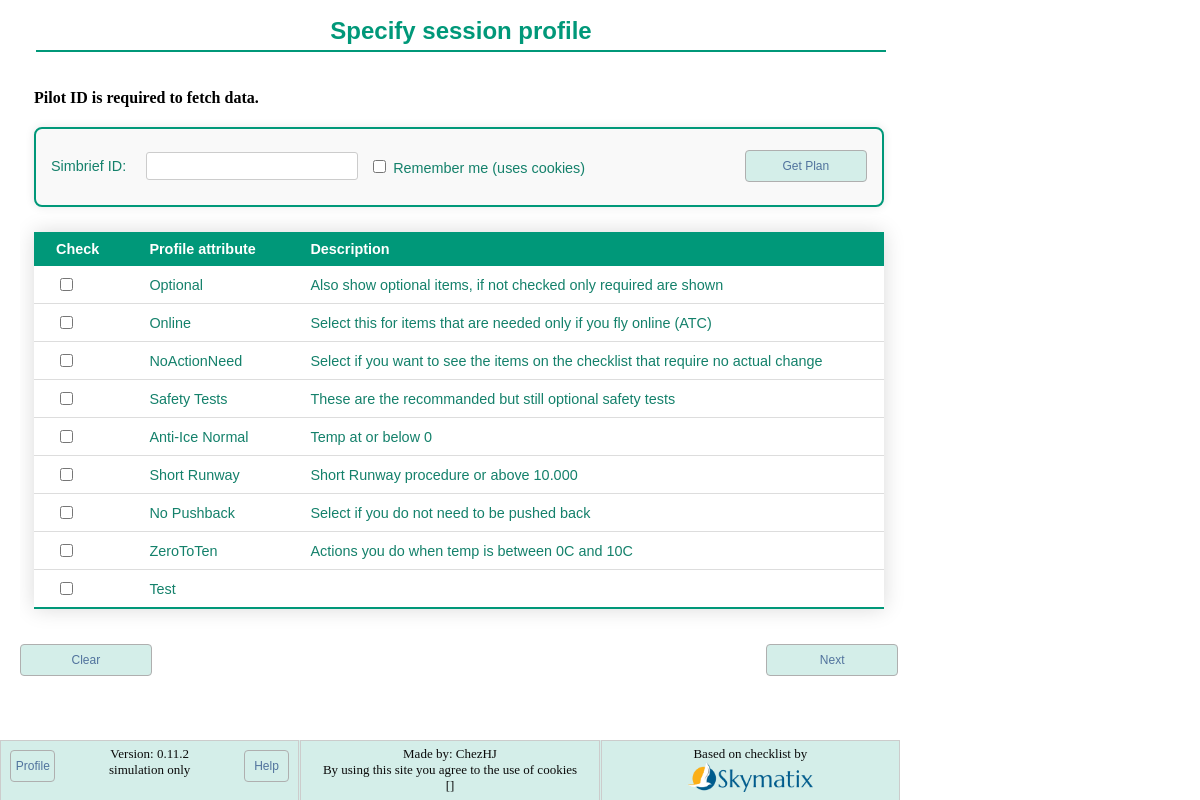
The app's page /, older data.
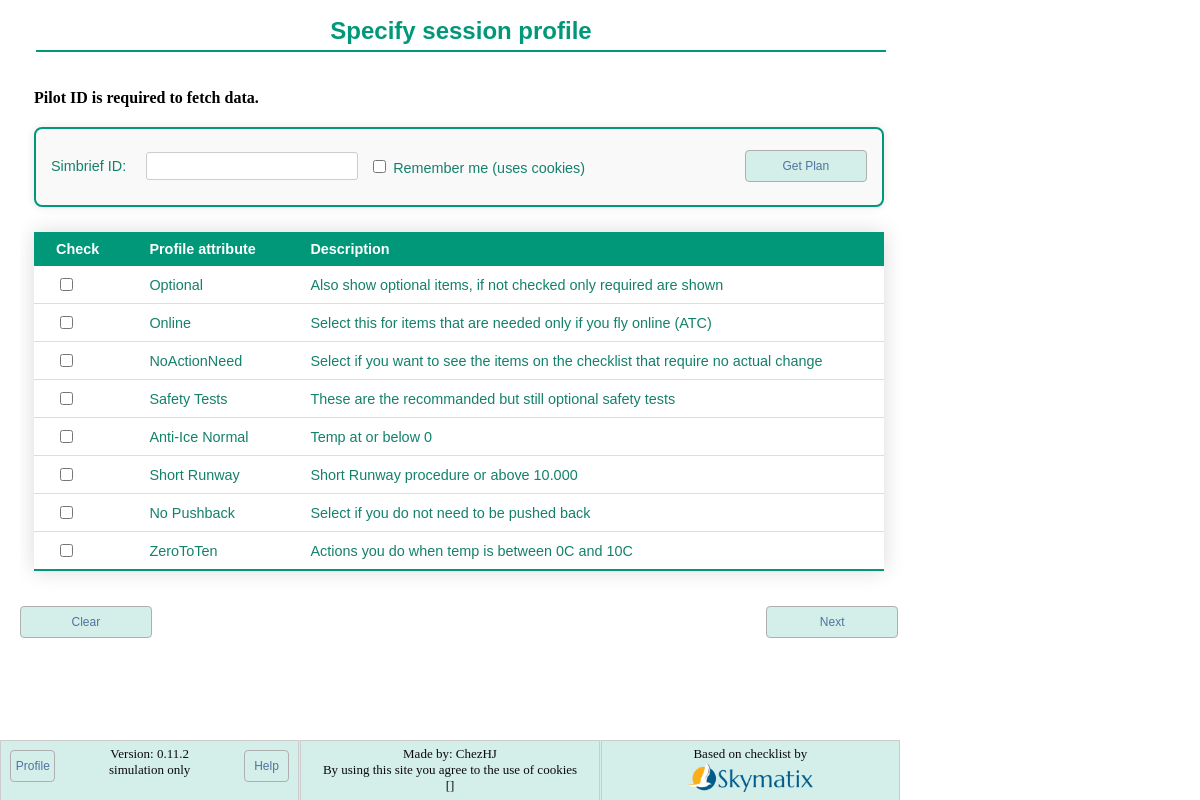
The same page, newer data.
### checklist/models.py (models this page shows, shortened)
class Attribute(models.Model):
    title = models.CharField(max_length=30)
    order = models.PositiveIntegerField()
    description = models.TextField(blank=True)
    show = models.BooleanField(default="True")
    over_ruled_by = models.ForeignKey(
        "self", on_delete=models.SET_NULL, blank=True, null=True
    )
    btn_color = ColorField(default="#194D33")

### checklist/views.py (the view, shortened to what this page needs)
# urls.py: path("", views.profile_view, name="start"),
def profile_view(request):
    if request.method == "POST":
        if "Clean" in request.POST:
            print("Cleaning session")
            request.session.flush()
    simbrief_pilot_id = request.COOKIES.get("simbrief_pilot_id")
    if not simbrief_pilot_id and "simbrief_id" in request.POST:
        simbrief_pilot_id = request.POST["simbrief_id"]
    simbrief = SimBrief(simbrief_pilot_id)
    simbrief.fetch_data()
    update_profile_with_simbrief(request, simbrief)
    response = TemplateResponse(
        request,
        "checklist/profile.html",
        {
            "attributes": Attribute.objects.order_by("order"),
            "origin": simbrief.origin or "Unknown",
            "elevation": simbrief.elevation or "Unknown",
            "temperature": simbrief.temperature or "Unknown",
            "runway": simbrief.runway or "Unknown",
            "rwy_length": simbrief.rwy_length or "Unknown",
            "altimeter": simbrief.altimeter or "Unknown",
            "flap_setting": simbrief.flap_setting or "Unknown",
            "bleed_setting": simbrief.bleed_setting or "Unknown",
            "simbrief_id": simbrief.pilot_id or "",
            "error_message": simbrief.error_message or "",
        },
    )
    return response

### checklist/simbrief.py (called while the page is built, shortened)
    def fetch_data(self):
        if not self.pilot_id:
            self.error_message = "Pilot ID is required to fetch data."
            return

### checklist/templatetags/environment_tags.py (called while the page is built)
@register.filter
def setting(key):
    return getattr(conf_settings, key, None)

### checklist/views.py (called while the page is built, shortened)
def update_profile_with_simbrief(request, simbrief):
    attlist = request.session.get("attrib", [])
    if simbrief.bleed_setting == "OFF":
        if 8 not in attlist:
            attlist.append(8)
    else:
        if 8 in attlist:
            attlist.remove(8)
    request.session["attrib"] = attlist

### checklist/templates/checklist/profile.html (shortened to what this page needs)
{% extends "checklist/base.html" %}
{% load environment_tags %}
{% block content %}
    <div class="fit-content">
        <fieldset class="no-border">
            <legend>
                <h1>Specify session profile</h1>
            </legend>
            {% if error_message %}
                <p>
                    <strong>{{ error_message }}</strong>
                </p>
            {% endif %}
            <div class="profile-section">
                {% if simbrief_id and error_message == "" %}
                    <p class="styled-text">
                        Departure Airport: <strong>{{ origin }}</strong>,
                        Alt: <strong>{{ elevation }}</strong>,
                        RWY:<strong>{{ runway }} ({{ rwy_length }})</strong>,
                        Temp:<strong>{{ temperature }}</strong>
                    </br>
                    Departure setting - Flaps: <strong>{{ flap_setting }}</strong> Bleed: <strong>{{ bleed_setting }}</strong>
                    (based on Simbrief plan, not a proper takeoff performance calculation)
                </p>
            {% else %}
                <p class="styled-text">
                    <form action="{% url 'checklist:profile' %}"
                          method="post"
                          class="profile-form">
                        <label for="simbrief_id" class="form-label">Simbrief ID:</label>
                        <input type="text"
                               id="simbrief_id"
                               name="simbrief_id"
                               value="{{ simbrief_id }}"
                               class="form-input">
                        <label for="remember_me" class="form-label form-right">
                            <input type="checkbox"
                                   id="remember_me"
                                   name="remember_me"
                                   value="1"
                                   class="form-checkbox"
                                   {% if remember_me %}checked{% endif %}>
                            Remember me (uses cookies)
                        </label>
                        <input type="submit" value="Get Plan" class="btn btn-right">
                    </form>
                </p>
            {% endif %}
        </div>
        <form action="{% url 'checklist:update_profile' %}" method="post">
            <table id="Table1" class="styled-table">
                <thead>
                    <tr>
                        <th>Check</th>
                        <th>Profile attribute</th>
                        <th>Description</th>
                    </tr>
                </thead>
                <tbody>
                    {% for check in attributes.all %}
                        {% if check.show %}
                            <tr>
                                <td>
                                    <input type="checkbox"
                                           name="attributes"
                                           id="{{ forloop.counter }}"
                                           value="{{ check.id }}"
                                           {% if check.id in request.session.attrib %}CHECKED{% endif %} />
                                </td>
                                <td>
                                    <label for="{{ forloop.counter|escape }}">{{ check.title }}</label>
                                </td>
                                <td>
                                    <label for="{{ forloop.counter }}">{{ check.description }}</label>
                                </td>
                            </tr>
                        {% endif %}
                    {% endfor %}
                </tbody>
            </table>
        </fieldset>
        <input class="btn btn-right" type="submit" value="Next">
    <form action="{% url 'checklist:profile' %}" method="post" class="inline">
        <button type="submit" class="btn btn-left">Clear</button>
    </form>
</div>
{% endblock content %}
{% block footer %}
    {% if 'DEBUG'|setting == True %}{{ request.session.attrib }}{% endif %}
{% endblock footer %}

Row changes from the older to the newer data that the page shows:
removed Attribute: title "Test"
